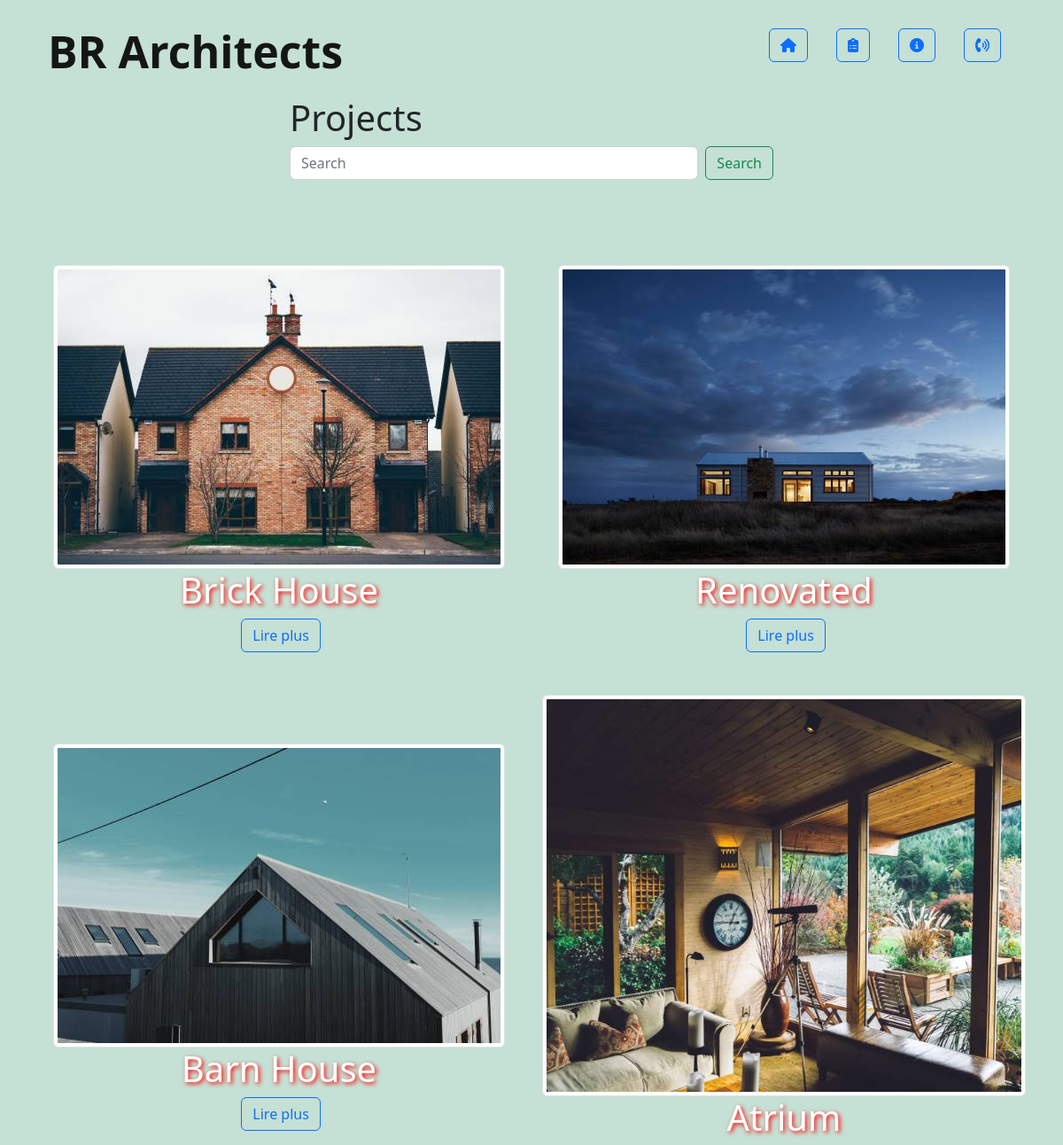
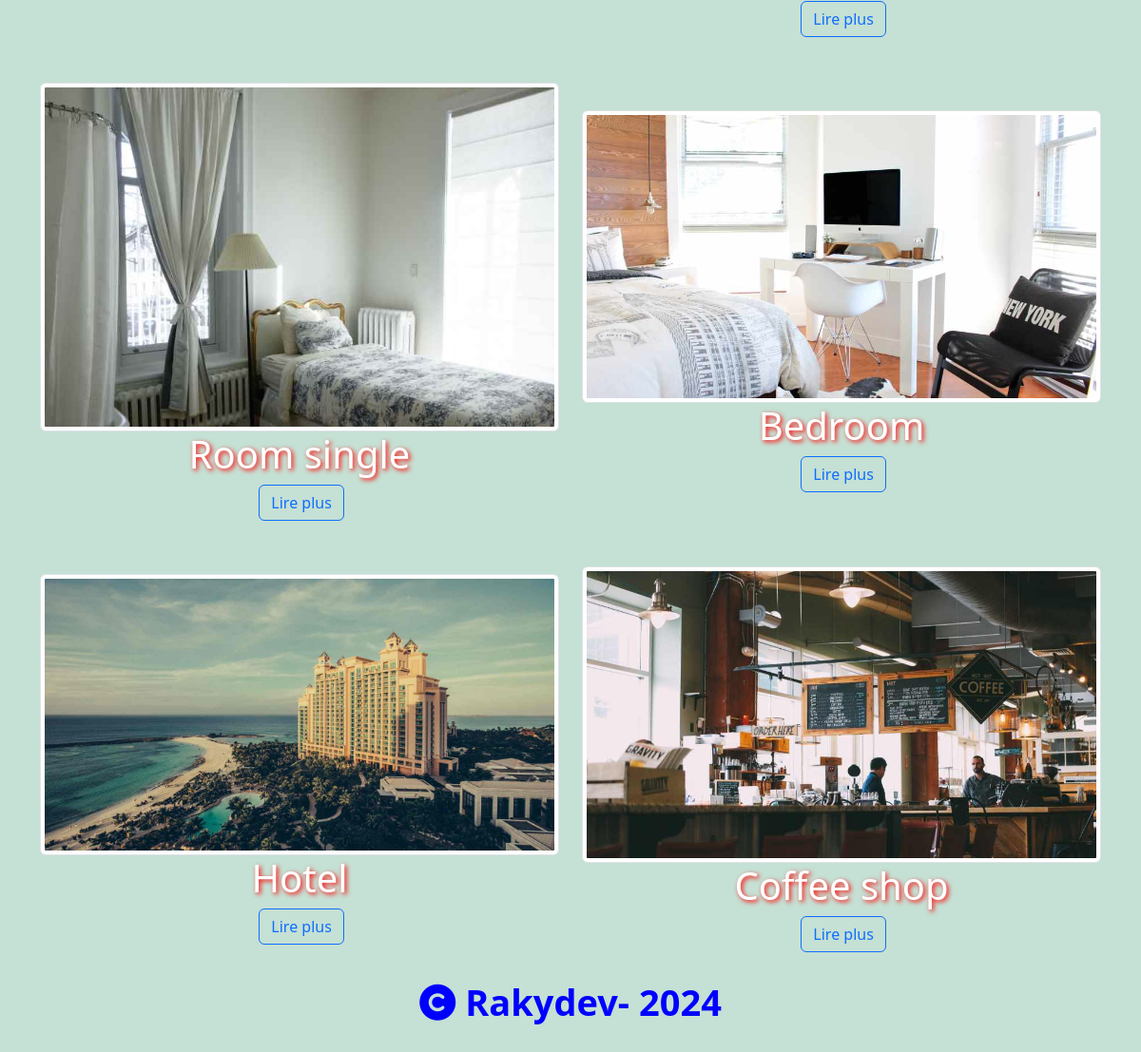
Screenshot of /php30052024/compoment/home.php with the database file from the repository (2 pictures, top to bottom).
### tables this page shows
CREATE TABLE `evenements` (
  `code` int(255) NOT NULL,
  `titre` varchar(1000) NOT NULL,
  `date` varchar(10) NOT NULL,
  `soustitre` varchar(2000) NOT NULL,
  `commentaire` longtext NOT NULL,
  `photo` varchar(10000) NOT NULL
);

### php30052024/compoment/home.php (the view, shortened to what this page needs)
<?php
require_once("gestionbd/connexion.php");
$mc="";
$result =mysqli_query($connexion,"select * from evenements where titre like '%$mc%'");
?>
<!DOCTYPE html>
<html lang="en">
<head>
    <link href="../assets/dist/css/bootstrap.min.css" rel="stylesheet">
        <link rel="stylesheet" href="../assets/webfont/css/all.css">
</head>
<body class="bg-success p-2 text-dark bg-opacity-25">
<div class="container">
<nav class="navbar navbar-expand-lg ">
  <div class="container-fluid">
  <a class="navbar-brand fw-bold" href="#" style="color:dark; font-size:50px ">BR Architects</a>
    <div style="font-size:45px"class="collapse navbar-collapse me-auto" id="navbarScroll">
      <a class="btn btn-outline-primary " style='margin:0px 16px 16px;' type="submit" href="composant.php"><i class="fas fa-home"></i></a>
      <a class="btn btn-outline-primary " style='margin:0px 16px 16px;' type="submit" href="home.php"><i class="fas fa-clipboard-list"></i></a>
     <a class="btn btn-outline-primary " style='margin:0px 16px 16px;' type="submit"href="front/info.php"><i class="fas fa-info-circle"></i></a>
      <a class="btn btn-outline-primary " style='margin:0px 16px 16px ;' type="submit"href="front/contact.php"><i class="fas fa-phone-volume"></i></a>
    </div>
  </div>
</nav>
<div class="row justify-content-center">
    <div class="col-6">
      <h1>Projects</h1>
      <form class="d-flex" method="POST">
      <input name="motcle" class="form-control me-2" type="search" placeholder="Search" aria-label="Search">
      <button class="btn btn-outline-success" type="submit">Search</button>
    </form>
    </div>
  </div>
<br/><br/>
<center>
<div class="row align-items-center">
  <?php while ($ET=mysqli_fetch_assoc($result)){?>
    <div class="col-6">
      <br/>
      <br/>
      <img src="../assets/sary/<?php echo ($ET['photo'])?>" alt="" class="img-thumbnail" alt="..." style="height:autopx;">
  <br/>
  <h1 style="color:white;text-shadow: 2px 2px 5px red;" > <?php echo ($ET['titre'])?></h1>
       <a href="voirplus.php?code=<?php echo ($ET['code'])?>" type="button" class="btn btn-outline-primary">Lire plus</a>
    </div>
  <?php }?>
</div>
</center>
  <br/>
  <div class="row" style="margin:0px 46px 46px;">
    <div class="col-4"></div>
    <div class="col-8 d-flex">
      <div style="font-size: 38px;color:blue" class="fw-bold"> <i class="fas fa-copyright"></i> Rakydev- 2024
      </div>
    </div>
  </div>
</div>
</body>
</html>

### rows the page displays
evenements: photo (picture), titre "Brick House"
evenements: photo (picture), titre "Renovated"
evenements: photo (picture), titre "Barn House"
evenements: photo (picture), titre "Atrium"
evenements: photo (picture), titre "Room single"
evenements: photo (picture), titre "Bedroom"
evenements: photo (picture), titre "Hotel"
evenements: photo (picture), titre "Coffee shop"
